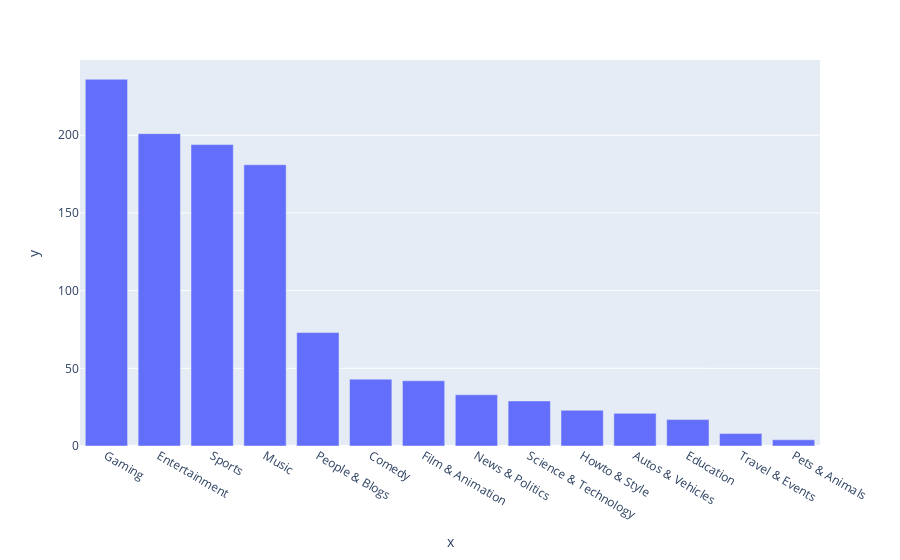

Write notebook code for a chart like this one.
### Code cell
px.bar(x = df['category_title'].value_counts().index, y = df['category_title'].value_counts())

### Figure 1 — Plotly figure (JSON) as saved in the notebook; plotly's stock layout.template omitted (floating-point values rounded to 4 significant figures)
{"data": [{"alignmentgroup": "True", "hovertemplate": "x=%{x}<br>y=%{y}<extra></extra>", "legendgroup": "", "marker": {"color": "#636efa", "pattern": {"shape": ""}}, "name": "", "offsetgroup": "", "orientation": "v", "showlegend": false, "textposition": "auto", "type": "bar", "x": ["Gaming", "Entertainment", "Sports", "Music", "People & Blogs", "Comedy", "Film & Animation", "News & Politics", "Science & Technology", "Howto & Style", "Autos & Vehicles", "Education", "Travel & Events", "Pets & Animals"], "xaxis": "x", "y": [236, 201, 194, 181, 73, 43, 42, 33, 29, 23, 21, 17, 8, 4], "yaxis": "y"}], "layout": {"barmode": "relative", "legend": {"tracegroupgap": 0}, "margin": {"t": 60}, "xaxis": {"anchor": "y", "domain": [0, 1], "title": {"text": "x"}}, "yaxis": {"anchor": "x", "domain": [0, 1], "title": {"text": "y"}}}}
